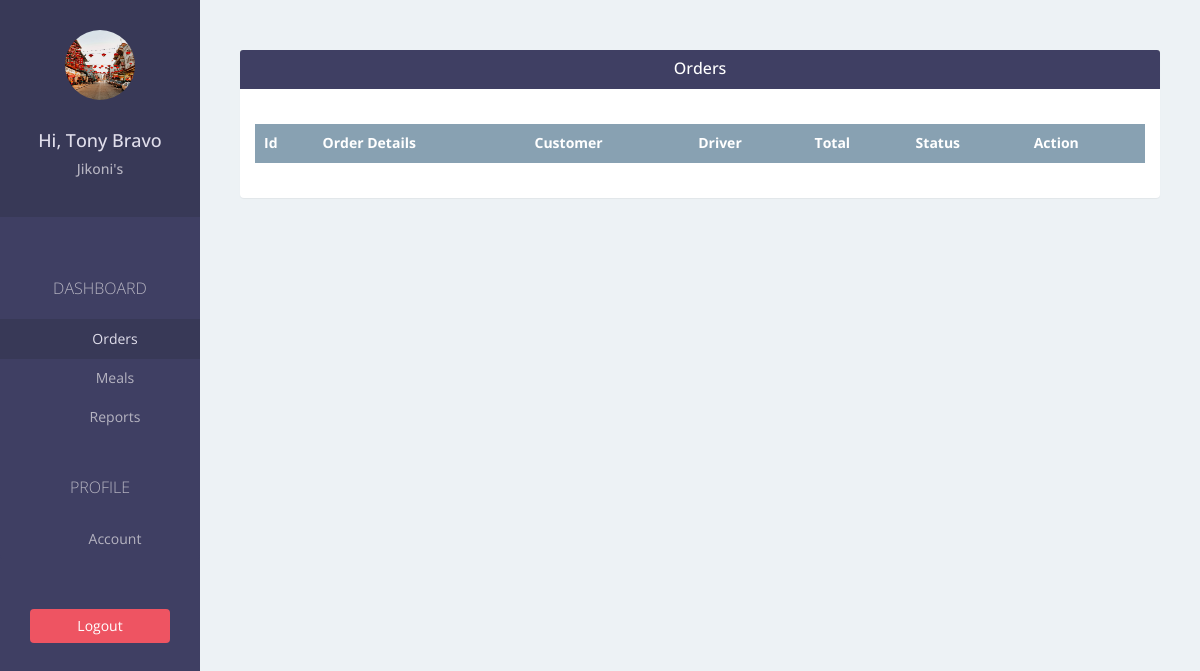
The app's page /restaurant/order/ (signed in), older data.
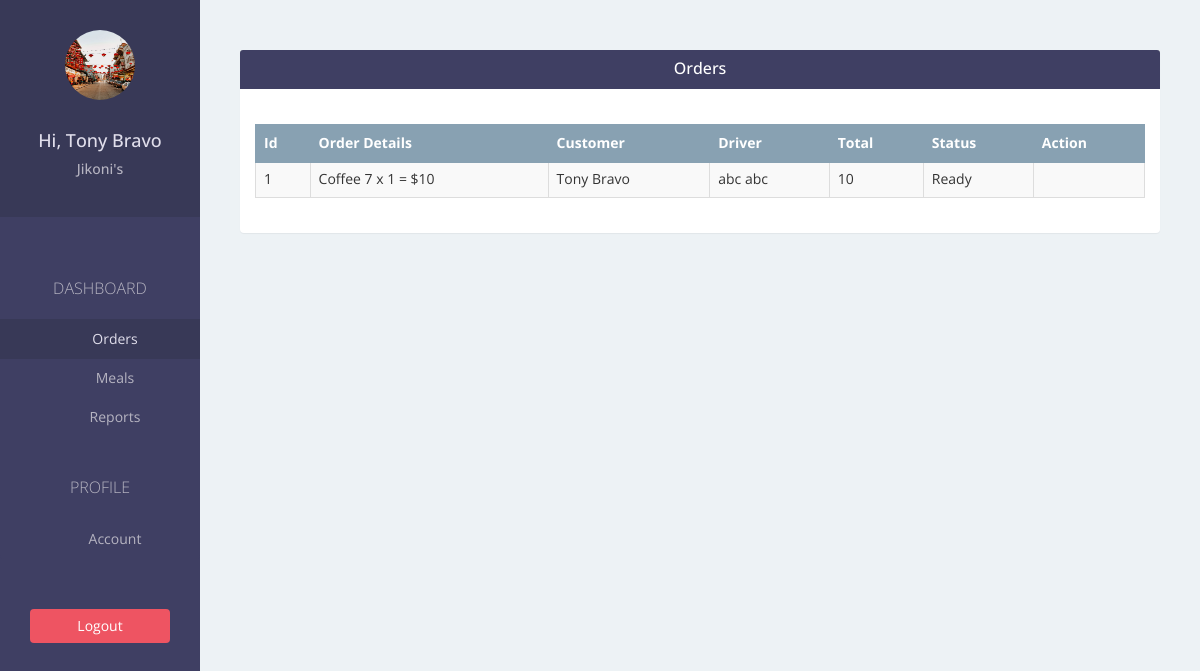
The same page, newer data.
### ubereatsapp/models.py (models this page shows, shortened)
class Restaurant(models.Model):
    user = models.OneToOneField(User, on_delete=models.CASCADE, related_name='restaurant')
    restaurant_name = models.CharField(max_length=500)
    phone = models.CharField(max_length=500)
    address = models.CharField(max_length=500)
    logo = models.ImageField(upload_to='restaurant_logo/', blank=False)

class Order(models.Model):
    COOKING = 1
    READY = 2
    ONTHEWAY = 3
    DELIVERED = 4
    STATUS_CHOICES = (
        (COOKING, "Cooking"),
        (READY, "Ready"),
        (ONTHEWAY, "On the way"),
        (DELIVERED, "Delivered"),
    )
    customer = models.ForeignKey(Customer,on_delete=models.CASCADE)
    restaurant = models.ForeignKey(Restaurant,on_delete=models.CASCADE)
    driver = models.ForeignKey(Driver, blank = True, null = True,on_delete=models.CASCADE)
    address = models.CharField(max_length=500)
    total = models.IntegerField()
    status = models.IntegerField(choices = STATUS_CHOICES)
    created_at = models.DateTimeField(default = timezone.now)
    picked_at = models.DateTimeField(blank = True, null = True)

class OrderDetails(models.Model):
    order = models.ForeignKey(Order, related_name='order_details',on_delete=models.CASCADE)
    meal = models.ForeignKey(Meal,on_delete=models.CASCADE)
    quantity = models.IntegerField()
    sub_total = models.IntegerField()

class Meal(models.Model):
    restaurant = models.ForeignKey(Restaurant,on_delete=models.CASCADE)
    name = models.CharField(max_length=500)
    short_description = models.CharField(max_length=500)
    image = models.ImageField(upload_to='meal_images/', blank=False)
    price = models.IntegerField(default=0)

class Customer(models.Model):
    user = models.OneToOneField(User, on_delete=models.CASCADE, related_name='customer')
    avatar = models.CharField(max_length=500)
    phone = models.CharField(max_length=500, blank=True)
    address = models.CharField(max_length=500, blank=True)
    def __str__(self):
        return self.user.get_full_name()

class Driver(models.Model):
    user = models.OneToOneField(User, on_delete=models.CASCADE, related_name='driver')
    avatar = models.CharField(max_length=500)
    phone = models.CharField(max_length=500, blank=True)
    address = models.CharField(max_length=500, blank=True)
    location = models.CharField(max_length=500, blank=True)
    def __str__(self):
        return self.user.get_full_name()

### ubereatsapp/views.py (the view)
# urls.py: url(r'^restaurant/order/$', views.restaurant_order, name = 'restaurant-order'),
@login_required(login_url='/restaurant/sign-in/')
def restaurant_order(request):
    if request.method == "POST":
        order = Order.objects.get(id = request.POST["id"], restaurant = request.user.restaurant)
        if order.status == Order.COOKING:
            order.status = Order.READY
            order.save()
    orders = Order.objects.filter(restaurant = request.user.restaurant).order_by("-id")
    return render(request, 'restaurant/order.html', {
        "orders": orders
        })

### ubereatsapp/templates/restaurant/order.html (shortened to what this page needs)
{% extends 'restaurant/base.html' %}
{% block page %}
    <div class="panel">
        <div class="panel-heading bg-blue">
            <h4 class="panel-title text-center text-white">Orders</h4>
        </div>
        <div class="panel-body">
            <br/>
            <table class="table table-bordered table-hover table-striped">
                <thead>
                  <tr class="bg-gray text-white">
                    <th>Id</th>
                    <th>Order Details</th>
                    <th>Customer</th>
                    <th>Driver</th>
                    <th>Total</th>
                    <th>Status</th>
                    <th>Action</th>
                  </tr>
                </thead>
                <tbody>
                    {% for order in orders %}
                        <tr>
                            <td scope="row">{{ order.id }}</td>
                            <td>
                              {% for od in order.order_details.all %}
                                  {{ od.meal.name }} {{ od.meal.price }}
                                  x {{ od.quantity }} = ${{ od.sub_total }}
                              {% endfor %}
                            </td>
                            <td>{{ order.customer }}</td>
                            <td>{{ order.driver }}</td>
                            <td>{{ order.total }}</td>
                            <td>{{ order.get_status_display }}</td>
                            <td>
                            </td>
                        </tr>
                    {% endfor %}
                </tbody>
            </table>
        </div>
    </div>
{% endblock %}

### ubereatsapp/templates/restaurant/base.html (shortened to what this page needs)
{% extends 'base.html'%}
{% block sidebar%}
{% url 'restaurant-order' as restaurant_order_url %}
{% url 'restaurant-meal' as restaurant_meal_url %}
{% url 'restaurant-report' as restaurant_report_url %}
{% url 'restaurant-account' as restaurant_account_url %}
<div class="text-center">
<img src={{request.user.restaurant.logo.url}} alt="" class="img-circle" width="70" height="70">
<br/>
<br/>
<h4>Hi, {{request.user.get_full_name}}</h4>
<h5>{{request.user.restaurant.restaurant_name}}</h5>
</div>
<br/>
<div class="list-group text-center">
      <span class="text-uppercase">Dashboard</span>
      <a href="{% url 'restaurant-order' %}"
          class="list-group-item {% if request.path == restaurant_order_url %} active {% endif %} ">
          Orders
      </a>
      <a href="{% url 'restaurant-meal' %}"
          class="list-group-item {% if request.path == restaurant_meal_url %} active {% endif %} ">Meals</a>
      <a href="{% url 'restaurant-report' %}"
          class="list-group-item {% if request.path == restaurant_report_url %} active {% endif %} ">Reports</a>
      <span class="text-uppercase">Profile</span>
      <a href="{% url 'restaurant-account' %}"
          class="list-group-item {% if request.path == restaurant_account_url %} active {% endif %} ">Account</a>
    </div>
    <div class="text-center">
      <a href="{% url 'restaurant-sign-out' %}?next={{ request.path }}"
          class="btn btn-pink">Logout</a>
    </div>
{% endblock %}

### ubereatsapp/templates/base.html (shortened to what this page needs)
{% load static %}
<!DOCTYPE html>
<html lang="en">
<head>
  <link rel="stylesheet" href="{% static 'css/bootstrap.min.css' %}">
  <link rel="stylesheet" href="{% static 'css/styles.css' %}">
</head>
<body>
    <div class="container-fluid">
      <div class="row">
        <div class="col-lg-2 col-md-2 col-sm-2 sidebar">
            {% block sidebar %}{% endblock %}
        </div>
        <div class="col-lg-10 col-lg-offset-2 col-md-10 col-md-offset-2 col-sm-10 col-sm-offset-2 content">
            {% block page %}{% endblock %}
        </div>
      </div>
    </div>
</body>
</html>

### ubereatsapp/static/css/styles.css (style rules this page uses)
body { padding-top: 50px; background-color: #EDF2F5; overflow: auto; font-family: 'Open Sans', sans-serif; }
.bg-blue { background-color: #3F3F63; }
.bg-gray { background-color: #88A1B2; }
.text-white { color: white; }
.btn-pink { color: white; background-color: #EE5462; }
.sidebar { height: 100vh; position: fixed; top: 0; left: 0; padding: 0; background-color: #3F3F63; overflow: auto; }
.sidebar > div:first-child { padding: 30px 10px; font-weight: bold; font-size: 15px; background-color: #383957; }
.sidebar > div:first-child > h4 { color: #e0deeb; }
.sidebar > div:first-child > h5 { color: #b6b4c1; }
.sidebar .list-group { padding: 0; background-color: #3F3F63; }
.sidebar .list-group > span { color: #b6b4c1; display: block; margin-top: 20px; padding: 20px 30px; font-size: 16px; font-weight: 300; }
.sidebar .list-group .list-group-item, .sidebar .list-group .list-group-item:focus { background-color: #3F3F63; color: #b6b4c1; border: 0; padding-left: 60px; padding-right: 30px; }
.sidebar .list-group .list-group-item.active, .sidebar .list-group .list-group-item:hover { background-color: #383957; color: #e0deeb; }
.sidebar > div:last-child { padding: 30px; }
.sidebar > div:last-child .btn { width: 100%; }
.content { padding: 0 40px; }
.content .panel { border: none; }
.table > thead > tr > th, .table > thead > tr > td { vertical-align: middle; box-sizing: border-box; }
.table, .table > thead > tr > th { border-color: #88A1B2; }
.table > tbody > tr > td { padding-top:6px; box-sizing: border-box }

Row changes from the older to the newer data that the page shows:
added Order: id "1", customer "Tony Bravo", driver "abc abc", total "10", status "Ready"
added OrderDetails: meal.name "Coffee", meal.price "7", quantity "1", sub_total "10"
